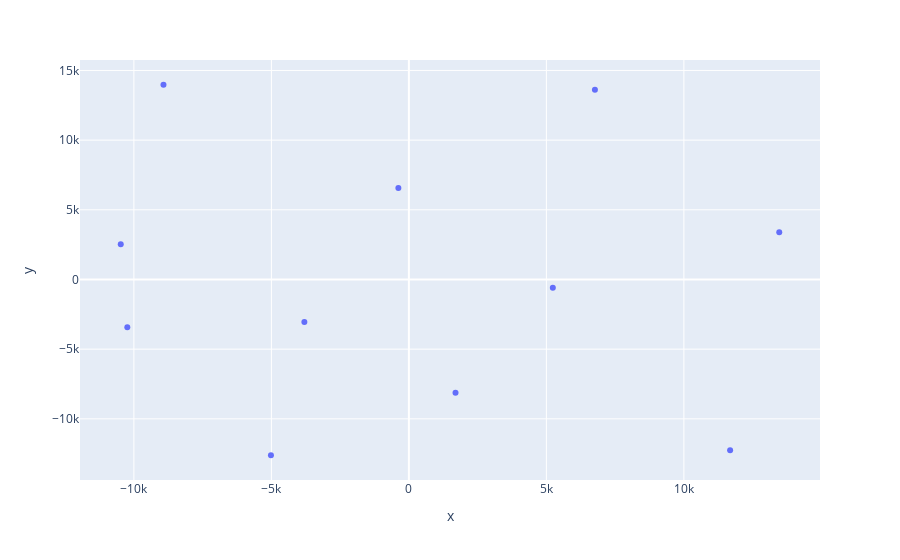

Notebook source saved alongside this figure:
### Code cell
fig = px.scatter(
    x=mds[:, 0],
    y=mds[:, 1]
)
fig.show()
fig.write_image(Path("../processed_data/split_info/fold_0/fold_0/training/dtw/sex_female/age_80_to_84/mds.png"))

### Figure 1 — Plotly figure (JSON) as saved in the notebook; plotly's stock layout.template omitted (floating-point values rounded to 4 significant figures)
{"data": [{"hovertemplate": "x=%{x}<br>y=%{y}<extra></extra>", "legendgroup": "", "marker": {"color": "#636efa", "symbol": "circle"}, "mode": "markers", "name": "", "orientation": "v", "showlegend": false, "type": "scatter", "x": [1696.0, 13470.0, 6765.0, -383.1, 11680.0, -8925.0, -10240.0, -10480.0, -3801.0, 5234.0, -5017.0], "xaxis": "x", "y": [-8123.0, 3384.0, 13620.0, 6563.0, -12260.0, 13970.0, -3427.0, 2523.0, -3057.0, -587.4, -12610.0], "yaxis": "y"}], "layout": {"legend": {"tracegroupgap": 0}, "margin": {"t": 60}, "xaxis": {"anchor": "y", "domain": [0, 1], "title": {"text": "x"}}, "yaxis": {"anchor": "x", "domain": [0, 1], "title": {"text": "y"}}}}
